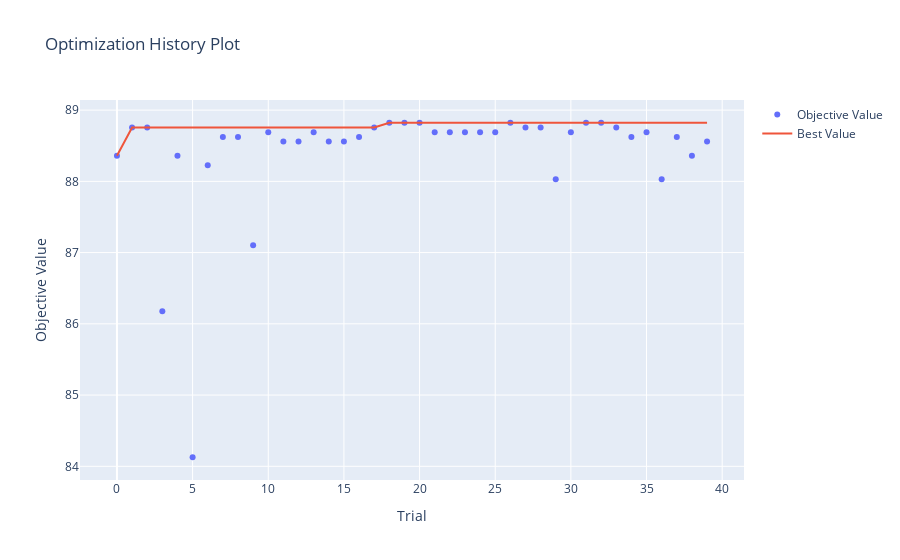
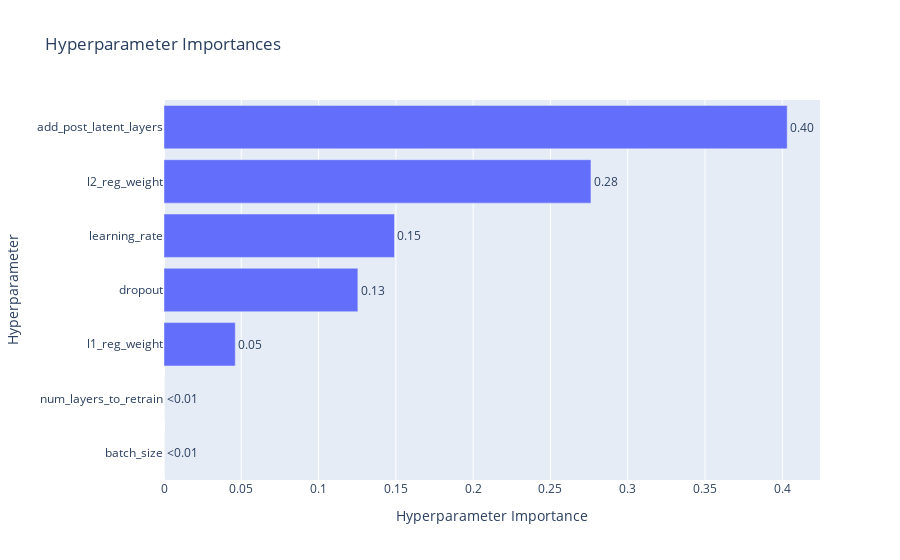

These figures' notebook cell, in order:
### Code cell
try:
    import optuna.visualization as vis
    vis.plot_optimization_history(study).show()
    vis.plot_param_importances(study).show()
except ImportError:
    print("Optuna visualization is not available. Install optuna[visualization] for plotting.")

### Figure 1 — Plotly figure (JSON) as saved in the notebook; plotly's stock layout.template omitted (floating-point values rounded to 4 significant figures)
{"data": [{"mode": "markers", "name": "Objective Value", "type": "scatter", "x": [0, 1, 2, 3, 4, 5, 6, 7, 8, 9, 10, 11, 12, 13, 14, 15, 16, 17, 18, 19, 20, 21, 22, 23, 24, 25, 26, 27, 28, 29, 30, 31, 32, 33, 34, 35, 36, 37, 38, 39], "y": [88.36, 88.76, 88.76, 86.18, 88.36, 84.13, 88.23, 88.62, 88.62, 87.1, 88.69, 88.56, 88.56, 88.69, 88.56, 88.56, 88.62, 88.76, 88.82, 88.82, 88.82, 88.69, 88.69, 88.69, 88.69, 88.69, 88.82, 88.76, 88.76, 88.03, 88.69, 88.82, 88.82, 88.76, 88.62, 88.69, 88.03, 88.62, 88.36, 88.56]}, {"mode": "lines", "name": "Best Value", "type": "scatter", "x": [0, 1, 2, 3, 4, 5, 6, 7, 8, 9, 10, 11, 12, 13, 14, 15, 16, 17, 18, 19, 20, 21, 22, 23, 24, 25, 26, 27, 28, 29, 30, 31, 32, 33, 34, 35, 36, 37, 38, 39], "y": [88.36, 88.76, 88.76, 88.76, 88.76, 88.76, 88.76, 88.76, 88.76, 88.76, 88.76, 88.76, 88.76, 88.76, 88.76, 88.76, 88.76, 88.76, 88.82, 88.82, 88.82, 88.82, 88.82, 88.82, 88.82, 88.82, 88.82, 88.82, 88.82, 88.82, 88.82, 88.82, 88.82, 88.82, 88.82, 88.82, 88.82, 88.82, 88.82, 88.82]}, {"marker": {"color": "#cccccc"}, "mode": "markers", "name": "Infeasible Trial", "showlegend": false, "type": "scatter", "x": [], "y": []}], "layout": {"title": {"text": "Optimization History Plot"}, "xaxis": {"title": {"text": "Trial"}}, "yaxis": {"title": {"text": "Objective Value"}}}}

### Figure 2 — Plotly figure (JSON) as saved in the notebook; plotly's stock layout.template omitted (floating-point values rounded to 4 significant figures)
{"data": [{"cliponaxis": false, "hovertemplate": ["batch_size (CategoricalDistribution): 0.0<extra></extra>", "num_layers_to_retrain (CategoricalDistribution): 0.0<extra></extra>", "l1_reg_weight (FloatDistribution): 0.046115455616354266<extra></extra>", "dropout (FloatDistribution): 0.12541811189199015<extra></extra>", "learning_rate (FloatDistribution): 0.1490978586357675<extra></extra>", "l2_reg_weight (FloatDistribution): 0.27620639728656526<extra></extra>", "add_post_latent_layers (CategoricalDistribution): 0.40316217656932285<extra></extra>"], "name": "Objective Value", "orientation": "h", "text": ["<0.01", "<0.01", "0.05", "0.13", "0.15", "0.28", "0.40"], "textposition": "outside", "type": "bar", "x": [0, 0, 0.04612, 0.1254, 0.1491, 0.2762, 0.4032], "y": ["batch_size", "num_layers_to_retrain", "l1_reg_weight", "dropout", "learning_rate", "l2_reg_weight", "add_post_latent_layers"]}], "layout": {"title": {"text": "Hyperparameter Importances"}, "xaxis": {"title": {"text": "Hyperparameter Importance"}}, "yaxis": {"title": {"text": "Hyperparameter"}}}}
